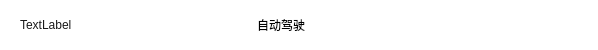
<?xml version="1.0" encoding="UTF-8"?>
<ui version="4.0">
 <class>CarInfoItem</class>
 <widget class="QWidget" name="CarInfoItem">
  <property name="geometry">
   <rect>
    <x>0</x>
    <y>0</y>
    <width>598</width>
    <height>50</height>
   </rect>
  </property>
  <property name="windowTitle">
   <string>Form</string>
  </property>
  <property name="styleSheet">
   <string notr="true">background-color: rgb(255, 255, 255);</string>
  </property>
  <layout class="QHBoxLayout" name="horizontalLayout">
   <property name="spacing">
    <number>0</number>
   </property>
   <property name="leftMargin">
    <number>0</number>
   </property>
   <property name="topMargin">
    <number>0</number>
   </property>
   <property name="rightMargin">
    <number>0</number>
   </property>
   <property name="bottomMargin">
    <number>0</number>
   </property>
   <item>
    <widget class="QWidget" name="body" native="true">
     <property name="styleSheet">
      <string notr="true"/>
     </property>
     <layout class="QHBoxLayout" name="horizontalLayout_2">
      <property name="spacing">
       <number>0</number>
      </property>
      <property name="sizeConstraint">
       <enum>QLayout::SetDefaultConstraint</enum>
      </property>
      <property name="leftMargin">
       <number>0</number>
      </property>
      <property name="topMargin">
       <number>0</number>
      </property>
      <property name="rightMargin">
       <number>0</number>
      </property>
      <property name="bottomMargin">
       <number>0</number>
      </property>
      <item>
       <spacer name="horizontalSpacer_7">
        <property name="orientation">
         <enum>Qt::Horizontal</enum>
        </property>
        <property name="sizeType">
         <enum>QSizePolicy::Fixed</enum>
        </property>
        <property name="sizeHint" stdset="0">
         <size>
          <width>20</width>
          <height>20</height>
         </size>
        </property>
       </spacer>
      </item>
      <item>
       <widget class="QLabel" name="carInfoLabel">
        <property name="sizePolicy">
         <sizepolicy hsizetype="Fixed" vsizetype="Preferred">
          <horstretch>0</horstretch>
          <verstretch>0</verstretch>
         </sizepolicy>
        </property>
        <property name="minimumSize">
         <size>
          <width>100</width>
          <height>0</height>
         </size>
        </property>
        <property name="maximumSize">
         <size>
          <width>100</width>
          <height>16777215</height>
         </size>
        </property>
        <property name="styleSheet">
         <string notr="true">font: 12pt &quot;Arial&quot;;
color: rgb(25, 25, 25);</string>
        </property>
        <property name="text">
         <string>TextLabel</string>
        </property>
       </widget>
      </item>
      <item>
       <spacer name="horizontalSpacer_2">
        <property name="orientation">
         <enum>Qt::Horizontal</enum>
        </property>
        <property name="sizeType">
         <enum>QSizePolicy::Expanding</enum>
        </property>
        <property name="sizeHint" stdset="0">
         <size>
          <width>50</width>
          <height>20</height>
         </size>
        </property>
       </spacer>
      </item>
      <item>
       <widget class="QLabel" name="carStateLabel">
        <property name="sizePolicy">
         <sizepolicy hsizetype="Fixed" vsizetype="Fixed">
          <horstretch>0</horstretch>
          <verstretch>0</verstretch>
         </sizepolicy>
        </property>
        <property name="minimumSize">
         <size>
          <width>90</width>
          <height>25</height>
         </size>
        </property>
        <property name="maximumSize">
         <size>
          <width>90</width>
          <height>25</height>
         </size>
        </property>
        <property name="styleSheet">
         <string notr="true">[stateColor='red']
{
background-color: red;
color: white;                    /* 文字颜色 */
border-width: 1px;               /* 边框宽度 */
border-radius: 2px;              /* 边框圆角 */
}
[stateColor='blue']
{
background-color: rgb(85, 85, 255);
color: white;                    /* 文字颜色 */
border-width: 1px;               /* 边框宽度 */
border-radius: 2px;              /* 边框圆角 */
}</string>
        </property>
        <property name="frameShape">
         <enum>QFrame::NoFrame</enum>
        </property>
        <property name="frameShadow">
         <enum>QFrame::Sunken</enum>
        </property>
        <property name="lineWidth">
         <number>0</number>
        </property>
        <property name="text">
         <string>自动驾驶</string>
        </property>
        <property name="alignment">
         <set>Qt::AlignCenter</set>
        </property>
       </widget>
      </item>
      <item>
       <spacer name="horizontalSpacer_5">
        <property name="orientation">
         <enum>Qt::Horizontal</enum>
        </property>
        <property name="sizeType">
         <enum>QSizePolicy::Expanding</enum>
        </property>
        <property name="sizeHint" stdset="0">
         <size>
          <width>50</width>
          <height>20</height>
         </size>
        </property>
       </spacer>
      </item>
      <item>
       <widget class="QPushButton" name="openVideoBtn">
        <property name="enabled">
         <bool>true</bool>
        </property>
        <property name="sizePolicy">
         <sizepolicy hsizetype="Fixed" vsizetype="Fixed">
          <horstretch>0</horstretch>
          <verstretch>0</verstretch>
         </sizepolicy>
        </property>
        <property name="minimumSize">
         <size>
          <width>40</width>
          <height>40</height>
         </size>
        </property>
        <property name="maximumSize">
         <size>
          <width>40</width>
          <height>40</height>
         </size>
        </property>
        <property name="focusPolicy">
         <enum>Qt::NoFocus</enum>
        </property>
        <property name="styleSheet">
         <string notr="true">QPushButton{border-image: url(:/images/open_video_normal.png);}
QPushButton:hover{border-image: url(:/images/open_video_hover.png);}
QPushButton:pressed{border-image: url(:/images/open_video_press.png);}
QPushButton:!enabled {border-image: url(:/images/open_video_disable.png);;}
</string>
        </property>
        <property name="text">
         <string/>
        </property>
        <property name="flat">
         <bool>true</bool>
        </property>
       </widget>
      </item>
      <item>
       <spacer name="horizontalSpacer_3">
        <property name="orientation">
         <enum>Qt::Horizontal</enum>
        </property>
        <property name="sizeType">
         <enum>QSizePolicy::Expanding</enum>
        </property>
        <property name="sizeHint" stdset="0">
         <size>
          <width>50</width>
          <height>20</height>
         </size>
        </property>
       </spacer>
      </item>
     </layout>
    </widget>
   </item>
  </layout>
 </widget>
 <resources/>
 <connections/>
</ui>
